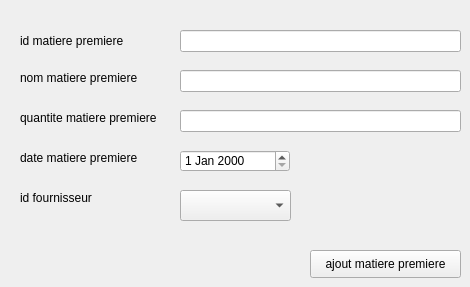
        <widget class="QWidget" name="tab_17">
         <attribute name="title">
          <string>ajout</string>
         </attribute>
         <widget class="QLabel" name="label_27">
          <property name="geometry">
           <rect>
            <x>20</x>
            <y>30</y>
            <width>141</width>
            <height>21</height>
           </rect>
          </property>
          <property name="text">
           <string>id matiere premiere</string>
          </property>
         </widget>
         <widget class="QLabel" name="label_28">
          <property name="geometry">
           <rect>
            <x>20</x>
            <y>70</y>
            <width>141</width>
            <height>16</height>
           </rect>
          </property>
          <property name="text">
           <string>nom matiere premiere</string>
          </property>
         </widget>
         <widget class="QLabel" name="label_29">
          <property name="geometry">
           <rect>
            <x>20</x>
            <y>110</y>
            <width>161</width>
            <height>16</height>
           </rect>
          </property>
          <property name="text">
           <string>quantite matiere premiere</string>
          </property>
         </widget>
         <widget class="QLabel" name="label_30">
          <property name="geometry">
           <rect>
            <x>20</x>
            <y>150</y>
            <width>141</width>
            <height>16</height>
           </rect>
          </property>
          <property name="text">
           <string>date matiere premiere</string>
          </property>
         </widget>
         <widget class="QLabel" name="label_31">
          <property name="geometry">
           <rect>
            <x>20</x>
            <y>190</y>
            <width>101</width>
            <height>16</height>
           </rect>
          </property>
          <property name="text">
           <string>id fournisseur</string>
          </property>
         </widget>
         <widget class="QLineEdit" name="id_matierep_ajout">
          <property name="geometry">
           <rect>
            <x>180</x>
            <y>30</y>
            <width>281</width>
            <height>22</height>
           </rect>
          </property>
         </widget>
         <widget class="QLineEdit" name="nom_matierep_ajout">
          <property name="geometry">
           <rect>
            <x>180</x>
            <y>70</y>
            <width>281</width>
            <height>22</height>
           </rect>
          </property>
         </widget>
         <widget class="QLineEdit" name="quantite_matierep_ajout">
          <property name="geometry">
           <rect>
            <x>180</x>
            <y>110</y>
            <width>281</width>
            <height>22</height>
           </rect>
          </property>
         </widget>
         <widget class="QDateEdit" name="date_matierep_ajout">
          <property name="geometry">
           <rect>
            <x>180</x>
            <y>150</y>
            <width>110</width>
            <height>22</height>
           </rect>
          </property>
         </widget>
         <widget class="QComboBox" name="list_fournisseur">
          <property name="geometry">
           <rect>
            <x>180</x>
            <y>190</y>
            <width>111</width>
            <height>31</height>
           </rect>
          </property>
         </widget>
         <widget class="QPushButton" name="ajout_matierep">
          <property name="geometry">
           <rect>
            <x>310</x>
            <y>250</y>
            <width>151</width>
            <height>28</height>
           </rect>
          </property>
          <property name="text">
           <string>ajout matiere premiere</string>
          </property>
         </widget>
        </widget>
